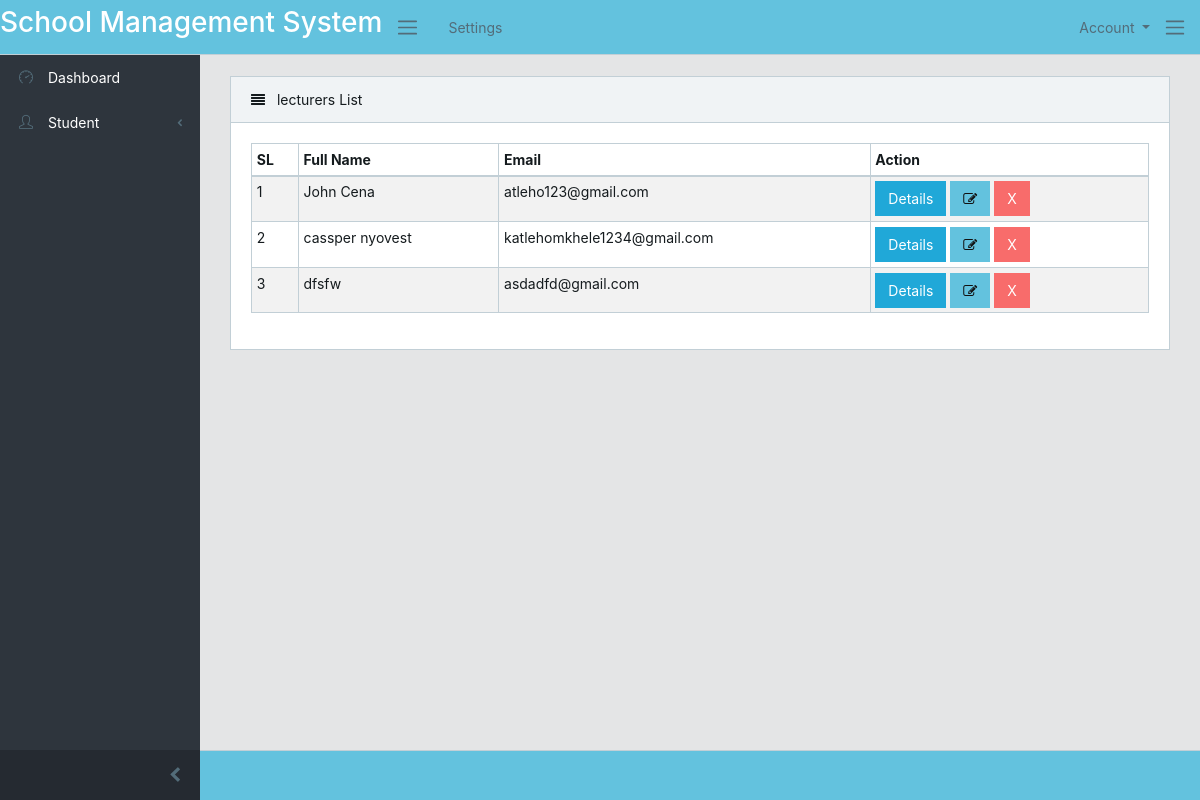
The app's page /admins/alladmins/ (signed in) with its own data.
### admins/models.py (models this page shows, shortened)
class AdminInfo(models.Model):
    name = models.OneToOneField(User, on_delete=models.CASCADE ,default=1 )
    full_name = models.CharField(max_length=100 ,null=True,blank=True )
    admin_email = models.EmailField(unique=True ,null=True,blank=True)
    admin_cellphone = models.CharField(max_length=100 ,null=True,blank=True )
    gender_choice = (
        ("male", "Male"),
        ("Female", "Female"),
    )
    gender = models.CharField(choices=gender_choice, max_length=10)
    admin_image = models.ImageField(blank=True  ,null=True)
    approved = models.BooleanField(default=False)

### admins/views.py (the view)
# urls.py: path('alladmins/', views.admin_list, name='admin_list'),
def admin_list(request):
    admins = AdminInfo.objects.all()
    context = {
        "admins": admins
    }
    return render(request, "admins/admin_list.html", context)

### templates/admins/admin_list.html (shortened to what this page needs)
{% extends 'base/base.html' %}
{% load static %}
{% block content %}
<div class="row">
    <div class="col-lg-12">
        <br>
        <div class="card">
            <div class="card-header">
                <i class="fa fa-align-justify"></i> lecturers List</div>
            <div class="card-body">
                <table class="table table-responsive-sm table-bordered table-striped table-sm">
                    <thead>
                        <tr>
                            <th>SL</th>
                            <th>Full Name</th>
                            <th>Email</th>
                            <th>Action</th>
                        </tr>
                    </thead>
                    <tbody>
                        {% for admin in admins %}
                            <tr>
                                <td>{{ forloop.counter }}</td>
                                <td>{{ admin.full_name }}</td>
                                <td>{{ admin.admin_email }}</td>
                                <td>
                                    <a href="{% url 'admins:single_admin' admin.id %}">
                                        <button type="button" class="btn btn-primary">Details</button>
                                    </a>
                                    <a href="{% url 'admins:edit_admin' admin.id %}">
                                        <button type="button" class="btn btn-info"><i class="fa fa-edit"></i></button>
                                    </a>
                                    <a href="{% url 'admins:delete_admin' admin.id %}">
                                        <button type="button" class="btn btn-danger">X</button>
                                    </a>
                                </td>
                            </tr>
                        {% endfor %}
                    </tbody>
                </table>
            </div>
        </div>
    </div>
</div>
{% endblock %}

### records on screen
AdminInfo: full_name "John Cena", admin_email "atleho123@gmail.com"
AdminInfo: full_name "cassper nyovest", admin_email "katlehomkhele1234@gmail.com"
AdminInfo: full_name "dfsfw", admin_email "asdadfd@gmail.com"
